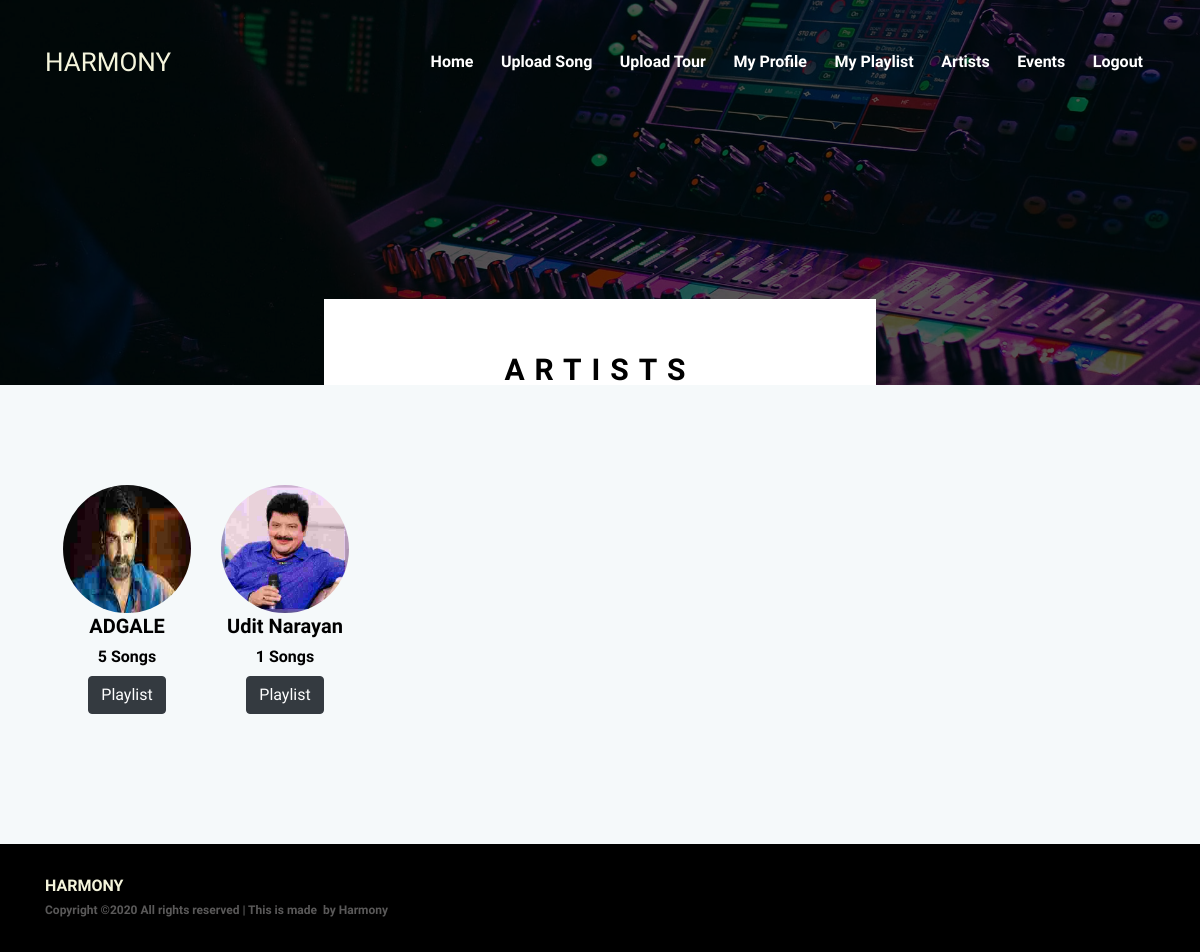
Screenshot of /music/artist/ (signed in) with the database file from the repository.
### music/models.py (models this page shows, shortened)
class Artist(models.Model):
    artistid = models.AutoField(primary_key=True)
    muser = models.ForeignKey( Muser,on_delete=models.CASCADE)
    artistname = models.CharField(max_length=50, default='artist',unique=False)
    songcount = models.IntegerField(default=0)
    age = models.IntegerField(default=0)
    fcount = models.IntegerField(default=0)
    songtype = models.ForeignKey(Songtype, on_delete=models.CASCADE)
    image = models.ImageField(upload_to='images/artist/',default='',blank=True, null=True)
    sampleaudio = models.FileField(upload_to='sample/',default='', blank=True, null=True)
    status = models.IntegerField(default=0) # (0-notapproved,1-approved)as artist

### music/views.py (the view)
# urls.py: path('artist/',views.artistpage),
def artistpage(req):
    artists = Artist.objects.filter(status=1)
    muser = Muser.objects.get(user = req.user.id)
    context = {'artist': artists,
        'muser':muser
    }
    return render(req,'artist.html',context)

### music/templates/artist.html (shortened to what this page needs)
{% load static %}
<!DOCTYPE html>
<html lang="en">
<head>
    <link rel="stylesheet" href="{% static 'home/style.css' %}">
</head>
<body>
    <header class="header-area">
        <div class="oneMusic-main-menu">
            <div class="classy-nav-container breakpoint-off">
                <div class="container">
                    <nav class="classy-navbar justify-content-between" id="oneMusicNav">
                        <a href="index.html" class="nav-brand" style="color:beige">HARMONY</a>
                        <div class="classy-menu">
                            <div class="classynav">
                              <ul>
                                {% if muser.isadmin == 2 %}
                                <li><a href="/music/home">Home</a></li>
                                <li><a href="/music/home/adsong">Upload Song</a></li>
                                  <li><a href="/music/home/tourpage">Upload Tour</a></li>
                                  <li><a href="/music/home/myprofile">My Profile</a></li>
                              {% endif %}
                                <li><a href="/music/home/myplaylist/">My Playlist</a></li>
                                <li><a href="/music/artist">Artists</a></li>
                                <li><a href="/music/tourdetail">Events</a></li>
                                <li><a href="/music/logout">Logout</a></li>
                            </ul>
                        </div>
                    </nav>
                </div>
            </div>
        </div>
    </header>
    <section class="breadcumb-area bg-img bg-overlay" style="background-image: url('{% static "home/img/bg-img/breadcumb3.jpg" %}');">
        <div class="bradcumbContent">
            <h2>ARTISTS</h2>
        </div>
    </section>
    <section class="oneMusic-buy-now-area has-fluid bg-gray section-padding-100">
        <div class="container-fluid">
            <div class="row" >
                {% for artists in artist %}
                <div class="col-auto col-sm-auto col-md-auto col-lg-auto">
                    <div class="single-album-area wow fadeInUp" data-wow-delay="200ms">
                        <div class="album-thumb">
                            <img src="/media/{{artists.image}}" alt="" style="height: 8rem; width:8rem; border-radius:50%">
                        </div>
                        <div class="load-more-btn text-center wow fadeInUp" data-wow-delay="300ms">
                            <h5>{{artists.artistname}}</h5>
                            <h6>{{artists.songcount}} Songs</h6>
                        <button class="btn btn-dark" onclick="window.location.href='{% url 'artistprofile' artists.artistid %}'">Playlist</button>
                    </div>
                    </div>
                </div>
            {% endfor %}
    </div>
</section>
<footer class="footer-area">
    <div class="container">
        <div class="row d-flex flex-wrap align-items-center">
            <div class="col-12 col-md-6">
                <a href="#" style="color:beige">HARMONY</a>
                <p class="copywrite-text"><a href="#">
Copyright &copy;<script>document.write(new Date().getFullYear());</script> All rights reserved | This is made  by <a href="#" target="_blank">Harmony</a>
</p>
            </div>
        </div>
    </div>
</footer>
</body>
</html>

### assets/home/style.css (style rules this page uses)
* { margin: 0; padding: 0; }
body { font-family: "Archivo Narrow", sans-serif; font-size: 14px; }
h1, h2, h3, h4, h5, h6 { font-family: "Archivo Narrow", sans-serif; color: #000000; line-height: 1.3; font-weight: 700; }
p { font-family: "Archivo Narrow", sans-serif; color: #5f5f5f; font-size: 15px; line-height: 2; font-weight: 400; }
a, a:hover, a:focus { -webkit-transition-duration: 500ms; transition-duration: 500ms; text-decoration: none; outline: 0 solid transparent; color: #000000; font-weight: 700; font-size: 16px; font-family: "Archivo Narrow", sans-serif; }
ul, ol { margin: 0; }
ul li, ol li { list-style: none; }
img { height: auto; max-width: 100%; }
.section-padding-100 { padding-top: 100px; padding-bottom: 100px; }
.bg-img { background-position: center center; background-size: cover; background-repeat: no-repeat; }
.bg-gray { background-color: #f5f9fa; }
.bg-overlay { position: relative; z-index: 2; background-position: center center; background-size: cover; }
.bg-overlay::after { background-color: rgba(0, 0, 0, 0.65); position: absolute; z-index: -1; top: 0; left: 0; width: 100%; height: 100%; content: ""; }
.header-area { position: absolute; z-index: 1000; width: 100%; top: 20px; left: 0; z-index: 1000; }
.header-area .oneMusic-main-menu { position: relative; width: 100%; height: 85px; background-color: transparent; }
.header-area .oneMusic-main-menu .classy-nav-container { background-color: transparent; }
.header-area .oneMusic-main-menu .classy-navbar { background-color: transparent; height: 85px; padding: 0; }
.header-area .oneMusic-main-menu .classy-navbar .classynav ul li a { font-weight: 700; text-transform: capitalize; color: #ffffff; font-size: 16px; }
.classy-navbar .nav-brand { max-width: 130px; }
.oneMusic-buy-now-area.has-fluid { padding-left: 4%; padding-right: 4%; position: relative; z-index: 1; }
.single-album-area { position: relative; z-index: 1; -webkit-transition-duration: 500ms; transition-duration: 500ms; margin-bottom: 30px; }
.single-album-area .album-thumb { position: relative; z-index: 1; }
.single-album-area img { width: 100%; }
.footer-area { position: relative; z-index: 1; background-color: #000000; padding: 30px 0; }
.footer-area .copywrite-text { font-size: 12px; margin-bottom: 0; color: rgba(166, 165, 165, 0.54); }
.footer-area .copywrite-text a { color: rgba(166, 165, 165, 0.54); font-size: 12px; }
.breadcumb-area { position: relative; z-index: 10; width: 100%; height: 385px; }
.breadcumb-area .bradcumbContent { position: absolute; background-color: #fff; width: 552px; bottom: 0; left: 50%; z-index: 100; text-align: center; padding-top: 40px; -webkit-transform: translateX(-50%); transform: translateX(-50%); }
.breadcumb-area .bradcumbContent h2 { font-size: 30px; letter-spacing: 10px; text-transform: uppercase; line-height: 1; margin-bottom: 0; }

### assets/home/css/classy-nav.css (style rules this page uses)
* { margin: 0; padding: 0; }
body { font-family: "Roboto", sans-serif; }
ul, ol { margin: 0; }
ul li, ol li { list-style: none; }
img { height: auto; max-width: 100%; }
.bg-img { background-position: center center; background-size: cover; background-repeat: no-repeat; }
.classy-nav-container { position: relative; z-index: 100; background-color: #ffffff; }
.classy-nav-container * { box-sizing: border-box; }
.classy-nav-container a { -webkit-transition-duration: 500ms; transition-duration: 500ms; text-decoration: none; outline: none; font-size: 14px; font-weight: 400; color: #232323; display: inline-block; }
.justify-content-between { -webkit-box-pack: justify; -ms-flex-pack: justify; justify-content: space-between; }
.classy-navbar { width: 100%; height: 70px; padding: 0.5em 2em; display: -webkit-box; display: -ms-flexbox; display: flex; -webkit-box-align: center; -ms-flex-align: center; -ms-grid-row-align: center; align-items: center; }
.classy-navbar .nav-brand { font-size: 26px; font-weight: 500; color: #565656; display: inline-block; margin-right: 30px; }
.classynav ul li { display: inline-block; clear: both; position: inherit; z-index: 10; }
.classynav ul li a { padding: 0 12px; display: block; height: 35px; font-size: 14px; line-height: 34px; }
.breakpoint-off .classynav { display: -webkit-box; display: -ms-flexbox; display: flex; -webkit-box-align: center; -ms-flex-align: center; -ms-grid-row-align: center; align-items: center; }

### rows the page displays
Artist: image (picture), artistname "ADGALE", songcount "5"
Artist: image (picture), artistname "Udit Narayan", songcount "1"
